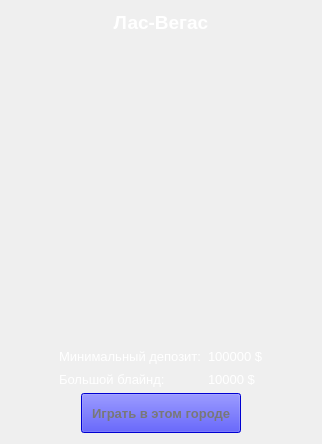
     <widget class="QWidget" name="page_4">
      <layout class="QVBoxLayout" name="verticalLayout_9">
       <item>
        <layout class="QVBoxLayout" name="verticalLayout_5">
         <item>
          <widget class="QLabel" name="label_24">
           <property name="palette">
            <palette>
             <active>
              <colorrole role="WindowText">
               <brush brushstyle="SolidPattern">
                <color alpha="255">
                 <red>255</red>
                 <green>255</green>
                 <blue>255</blue>
                </color>
               </brush>
              </colorrole>
             </active>
             <inactive>
              <colorrole role="WindowText">
               <brush brushstyle="SolidPattern">
                <color alpha="255">
                 <red>255</red>
                 <green>255</green>
                 <blue>255</blue>
                </color>
               </brush>
              </colorrole>
             </inactive>
             <disabled>
              <colorrole role="WindowText">
               <brush brushstyle="SolidPattern">
                <color alpha="255">
                 <red>120</red>
                 <green>120</green>
                 <blue>120</blue>
                </color>
               </brush>
              </colorrole>
             </disabled>
            </palette>
           </property>
           <property name="font">
            <font>
             <pointsize>14</pointsize>
             <weight>75</weight>
             <bold>true</bold>
            </font>
           </property>
           <property name="text">
            <string>Лас-Вегас</string>
           </property>
           <property name="alignment">
            <set>Qt::AlignCenter</set>
           </property>
          </widget>
         </item>
         <item>
          <layout class="QHBoxLayout" name="horizontalLayout_8">
           <item>
            <widget class="QLabel" name="lasVegasImage">
             <property name="sizePolicy">
              <sizepolicy hsizetype="Preferred" vsizetype="Preferred">
               <horstretch>0</horstretch>
               <verstretch>0</verstretch>
              </sizepolicy>
             </property>
             <property name="minimumSize">
              <size>
               <width>300</width>
               <height>300</height>
              </size>
             </property>
             <property name="maximumSize">
              <size>
               <width>16777215</width>
               <height>300</height>
              </size>
             </property>
             <property name="text">
              <string/>
             </property>
             <property name="scaledContents">
              <bool>true</bool>
             </property>
             <property name="alignment">
              <set>Qt::AlignCenter</set>
             </property>
            </widget>
           </item>
          </layout>
         </item>
         <item>
          <layout class="QGridLayout" name="gridLayout_6">
           <item row="1" column="2">
            <widget class="QLabel" name="label_26">
             <property name="palette">
              <palette>
               <active>
                <colorrole role="WindowText">
                 <brush brushstyle="SolidPattern">
                  <color alpha="255">
                   <red>255</red>
                   <green>255</green>
                   <blue>255</blue>
                  </color>
                 </brush>
                </colorrole>
               </active>
               <inactive>
                <colorrole role="WindowText">
                 <brush brushstyle="SolidPattern">
                  <color alpha="255">
                   <red>255</red>
                   <green>255</green>
                   <blue>255</blue>
                  </color>
                 </brush>
                </colorrole>
               </inactive>
               <disabled>
                <colorrole role="WindowText">
                 <brush brushstyle="SolidPattern">
                  <color alpha="255">
                   <red>120</red>
                   <green>120</green>
                   <blue>120</blue>
                  </color>
                 </brush>
                </colorrole>
               </disabled>
              </palette>
             </property>
             <property name="font">
              <font>
               <pointsize>10</pointsize>
              </font>
             </property>
             <property name="text">
              <string>10000 $</string>
             </property>
            </widget>
           </item>
           <item row="0" column="1">
            <widget class="QLabel" name="label_27">
             <property name="palette">
              <palette>
               <active>
                <colorrole role="WindowText">
                 <brush brushstyle="SolidPattern">
                  <color alpha="255">
                   <red>255</red>
                   <green>255</green>
                   <blue>255</blue>
                  </color>
                 </brush>
                </colorrole>
               </active>
               <inactive>
                <colorrole role="WindowText">
                 <brush brushstyle="SolidPattern">
                  <color alpha="255">
                   <red>255</red>
                   <green>255</green>
                   <blue>255</blue>
                  </color>
                 </brush>
                </colorrole>
               </inactive>
               <disabled>
                <colorrole role="WindowText">
                 <brush brushstyle="SolidPattern">
                  <color alpha="255">
                   <red>120</red>
                   <green>120</green>
                   <blue>120</blue>
                  </color>
                 </brush>
                </colorrole>
               </disabled>
              </palette>
             </property>
             <property name="font">
              <font>
               <pointsize>10</pointsize>
              </font>
             </property>
             <property name="text">
              <string>Минимальный депозит:</string>
             </property>
            </widget>
           </item>
           <item row="0" column="2">
            <widget class="QLabel" name="label_28">
             <property name="palette">
              <palette>
               <active>
                <colorrole role="WindowText">
                 <brush brushstyle="SolidPattern">
                  <color alpha="255">
                   <red>255</red>
                   <green>255</green>
                   <blue>255</blue>
                  </color>
                 </brush>
                </colorrole>
               </active>
               <inactive>
                <colorrole role="WindowText">
                 <brush brushstyle="SolidPattern">
                  <color alpha="255">
                   <red>255</red>
                   <green>255</green>
                   <blue>255</blue>
                  </color>
                 </brush>
                </colorrole>
               </inactive>
               <disabled>
                <colorrole role="WindowText">
                 <brush brushstyle="SolidPattern">
                  <color alpha="255">
                   <red>120</red>
                   <green>120</green>
                   <blue>120</blue>
                  </color>
                 </brush>
                </colorrole>
               </disabled>
              </palette>
             </property>
             <property name="font">
              <font>
               <pointsize>10</pointsize>
              </font>
             </property>
             <property name="text">
              <string>100000 $</string>
             </property>
            </widget>
           </item>
           <item row="0" column="0">
            <spacer name="horizontalSpacer_13">
             <property name="orientation">
              <enum>Qt::Horizontal</enum>
             </property>
             <property name="sizeHint" stdset="0">
              <size>
               <width>40</width>
               <height>20</height>
              </size>
             </property>
            </spacer>
           </item>
           <item row="1" column="1">
            <widget class="QLabel" name="label_29">
             <property name="palette">
              <palette>
               <active>
                <colorrole role="WindowText">
                 <brush brushstyle="SolidPattern">
                  <color alpha="255">
                   <red>255</red>
                   <green>255</green>
                   <blue>255</blue>
                  </color>
                 </brush>
                </colorrole>
               </active>
               <inactive>
                <colorrole role="WindowText">
                 <brush brushstyle="SolidPattern">
                  <color alpha="255">
                   <red>255</red>
                   <green>255</green>
                   <blue>255</blue>
                  </color>
                 </brush>
                </colorrole>
               </inactive>
               <disabled>
                <colorrole role="WindowText">
                 <brush brushstyle="SolidPattern">
                  <color alpha="255">
                   <red>120</red>
                   <green>120</green>
                   <blue>120</blue>
                  </color>
                 </brush>
                </colorrole>
               </disabled>
              </palette>
             </property>
             <property name="font">
              <font>
               <pointsize>10</pointsize>
              </font>
             </property>
             <property name="text">
              <string>Большой блайнд:</string>
             </property>
            </widget>
           </item>
           <item row="0" column="3">
            <spacer name="horizontalSpacer_14">
             <property name="orientation">
              <enum>Qt::Horizontal</enum>
             </property>
             <property name="sizeHint" stdset="0">
              <size>
               <width>40</width>
               <height>20</height>
              </size>
             </property>
            </spacer>
           </item>
          </layout>
         </item>
         <item>
          <layout class="QHBoxLayout" name="horizontalLayout_9">
           <item>
            <spacer name="horizontalSpacer_15">
             <property name="orientation">
              <enum>Qt::Horizontal</enum>
             </property>
             <property name="sizeHint" stdset="0">
              <size>
               <width>40</width>
               <height>20</height>
              </size>
             </property>
            </spacer>
           </item>
           <item>
            <widget class="QPushButton" name="startLasVegas_btn">
             <property name="enabled">
              <bool>false</bool>
             </property>
             <property name="sizePolicy">
              <sizepolicy hsizetype="Fixed" vsizetype="Fixed">
               <horstretch>0</horstretch>
               <verstretch>0</verstretch>
              </sizepolicy>
             </property>
             <property name="minimumSize">
              <size>
               <width>160</width>
               <height>40</height>
              </size>
             </property>
             <property name="maximumSize">
              <size>
               <width>160</width>
               <height>40</height>
              </size>
             </property>
             <property name="palette">
              <palette>
               <active>
                <colorrole role="WindowText">
                 <brush brushstyle="SolidPattern">
                  <color alpha="255">
                   <red>255</red>
                   <green>255</green>
                   <blue>255</blue>
                  </color>
                 </brush>
                </colorrole>
                <colorrole role="Button">
                 <brush brushstyle="SolidPattern">
                  <color alpha="255">
                   <red>0</red>
                   <green>0</green>
                   <blue>255</blue>
                  </color>
                 </brush>
                </colorrole>
                <colorrole role="ButtonText">
                 <brush brushstyle="SolidPattern">
                  <color alpha="255">
                   <red>255</red>
                   <green>255</green>
                   <blue>255</blue>
                  </color>
                 </brush>
                </colorrole>
                <colorrole role="Base">
                 <brush brushstyle="SolidPattern">
                  <color alpha="255">
                   <red>0</red>
                   <green>0</green>
                   <blue>255</blue>
                  </color>
                 </brush>
                </colorrole>
                <colorrole role="Window">
                 <brush brushstyle="SolidPattern">
                  <color alpha="255">
                   <red>0</red>
                   <green>0</green>
                   <blue>255</blue>
                  </color>
                 </brush>
                </colorrole>
               </active>
               <inactive>
                <colorrole role="WindowText">
                 <brush brushstyle="SolidPattern">
                  <color alpha="255">
                   <red>255</red>
                   <green>255</green>
                   <blue>255</blue>
                  </color>
                 </brush>
                </colorrole>
                <colorrole role="Button">
                 <brush brushstyle="SolidPattern">
                  <color alpha="255">
                   <red>0</red>
                   <green>0</green>
                   <blue>255</blue>
                  </color>
                 </brush>
                </colorrole>
                <colorrole role="ButtonText">
                 <brush brushstyle="SolidPattern">
                  <color alpha="255">
                   <red>255</red>
                   <green>255</green>
                   <blue>255</blue>
                  </color>
                 </brush>
                </colorrole>
                <colorrole role="Base">
                 <brush brushstyle="SolidPattern">
                  <color alpha="255">
                   <red>0</red>
                   <green>0</green>
                   <blue>255</blue>
                  </color>
                 </brush>
                </colorrole>
                <colorrole role="Window">
                 <brush brushstyle="SolidPattern">
                  <color alpha="255">
                   <red>0</red>
                   <green>0</green>
                   <blue>255</blue>
                  </color>
                 </brush>
                </colorrole>
               </inactive>
               <disabled>
                <colorrole role="WindowText">
                 <brush brushstyle="SolidPattern">
                  <color alpha="255">
                   <red>120</red>
                   <green>120</green>
                   <blue>120</blue>
                  </color>
                 </brush>
                </colorrole>
                <colorrole role="Button">
                 <brush brushstyle="SolidPattern">
                  <color alpha="255">
                   <red>0</red>
                   <green>0</green>
                   <blue>255</blue>
                  </color>
                 </brush>
                </colorrole>
                <colorrole role="ButtonText">
                 <brush brushstyle="SolidPattern">
                  <color alpha="255">
                   <red>120</red>
                   <green>120</green>
                   <blue>120</blue>
                  </color>
                 </brush>
                </colorrole>
                <colorrole role="Base">
                 <brush brushstyle="SolidPattern">
                  <color alpha="255">
                   <red>0</red>
                   <green>0</green>
                   <blue>255</blue>
                  </color>
                 </brush>
                </colorrole>
                <colorrole role="Window">
                 <brush brushstyle="SolidPattern">
                  <color alpha="255">
                   <red>0</red>
                   <green>0</green>
                   <blue>255</blue>
                  </color>
                 </brush>
                </colorrole>
               </disabled>
              </palette>
             </property>
             <property name="font">
              <font>
               <pointsize>10</pointsize>
               <weight>75</weight>
               <bold>true</bold>
              </font>
             </property>
             <property name="styleSheet">
              <string notr="true">background-color: rgb(0, 0, 255);</string>
             </property>
             <property name="text">
              <string>Играть в этом городе</string>
             </property>
            </widget>
           </item>
           <item>
            <spacer name="horizontalSpacer_16">
             <property name="orientation">
              <enum>Qt::Horizontal</enum>
             </property>
             <property name="sizeHint" stdset="0">
              <size>
               <width>40</width>
               <height>20</height>
              </size>
             </property>
            </spacer>
           </item>
          </layout>
         </item>
        </layout>
       </item>
      </layout>
     </widget>
